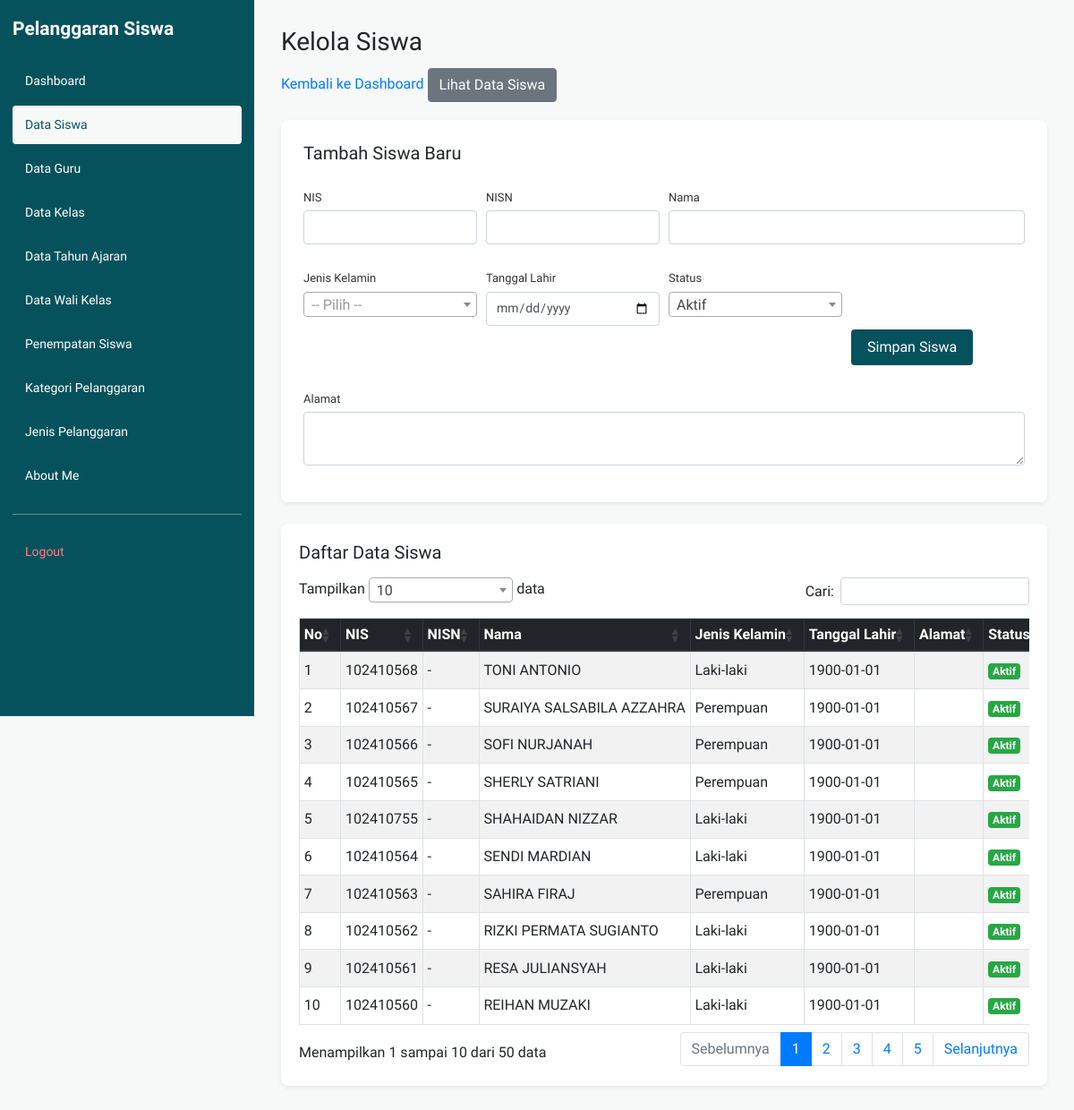
The page /kelola_siswa.php (signed in) on the database its author committed.
### tables this page shows
CREATE TABLE `t_siswa` (
  `id` int(11) NOT NULL AUTO_INCREMENT,
  `nis` varchar(20) DEFAULT NULL,
  `nisn` varchar(20) DEFAULT NULL,
  `nama` varchar(150) DEFAULT NULL,
  `jenis_kelamin` varchar(4) NOT NULL,
  `tanggal_lahir` date NOT NULL,
  `alamat` text NOT NULL,
  `status_aktif` tinyint(1) NOT NULL,
  `created_at` timestamp NOT NULL DEFAULT current_timestamp(),
  `updated_at` timestamp NOT NULL DEFAULT current_timestamp(),
  PRIMARY KEY (`id`),
  UNIQUE KEY `uq_t_siswa_nisn` (`nisn`),
  UNIQUE KEY `uq_t_siswa_nis` (`nis`)
);

### kelola_siswa.php (the view, shortened to what this page needs)
<?php
require_once __DIR__ . '/config/koneksi.php';
$sql = "SELECT * FROM t_siswa ORDER BY id DESC";
$hasil = mysqli_query($koneksi, $sql);
function h($nilai) {
    return htmlspecialchars(
        (string)($nilai ?? '-'),
        ENT_QUOTES,
        'UTF-8'
    );
}
?>
<!DOCTYPE html>
<html lang="id">
<head>
    <link rel="stylesheet"
          href="https://cdn.jsdelivr.net/npm/bootstrap@4.1.3/dist/css/bootstrap.min.css">
    <link rel="stylesheet"
          href="https://cdn.datatables.net/1.13.8/css/dataTables.bootstrap4.min.css">
    <link rel="stylesheet" href="layout/layout.css">
</head>
<body>
<?php require_once __DIR__ . '/layout/sidebar.php'; ?>
<main class="app-main">
    <div class="page-header">
        <h1>Kelola Siswa</h1>
        <a href="dashboard.php">Kembali ke Dashboard</a>
        <a href="data_siswa.php" class="btn btn-secondary">
            Lihat Data Siswa
        </a>
    </div>
    <div class="form-card form-card-full shadow-sm mb-4">
        <h5 class="mb-3">Tambah Siswa Baru</h5>
        <form action="proses_tambah_siswa.php" method="POST">
            <div class="form-row">
                <div class="form-group col-md-3">
                    <label>NIS</label>
                    <input type="text" name="nis" class="form-control"
                           maxlength="10" inputmode="numeric">
                </div>
                <div class="form-group col-md-3">
                    <label>NISN</label>
                    <input type="text" name="nisn" class="form-control"
                           maxlength="10" inputmode="numeric" required>
                </div>
                <div class="form-group col-md-6">
                    <label>Nama</label>
                    <input type="text" name="nama" class="form-control" required>
                </div>
            </div>
            <div class="form-row">
                <div class="form-group col-md-3">
                    <label>Jenis Kelamin</label>
                </div>
                <div class="form-group col-md-3">
                    <label>Tanggal Lahir</label>
                    <input type="date" name="tanggal_lahir" class="form-control" required>
                </div>
                <div class="form-group col-md-3">
                    <label>Status</label>
                </div>
                <div class="form-group col-md-3">
                    <label>&nbsp;</label><br>
                    <button type="submit" name="simpan" class="btn btn-primary">
                        Simpan Siswa
                    </button>
                </div>
            </div>
            <div class="form-group">
                <label>Alamat</label>
                <textarea name="alamat" rows="2" class="form-control" required></textarea>
            </div>
        </form>
    </div>
    <div class="table-card shadow-sm">
        <h5 class="mb-3">Daftar Data Siswa</h5>
        <div class="table-responsive">
            <table id="tabelSiswa"
                   class="table table-striped table-bordered table-hover table-sm">
                <thead class="thead-dark">
                    <tr>
                        <th>No</th>
                        <th>NIS</th>
                        <th>NISN</th>
                        <th>Nama</th>
                        <th>Jenis Kelamin</th>
                        <th>Tanggal Lahir</th>
                        <th>Alamat</th>
                        <th>Status</th>
                    </tr>
                </thead>
                <tbody>
                <?php
                $no = 1;
                while ($siswa = mysqli_fetch_assoc($hasil)) {
                ?>
                    <tr>
                        <td><?= $no++; ?></td>
                        <td><?= h($siswa['nis'] ?? '-'); ?></td>
                        <td><?= h($siswa['nisn'] ?? '-'); ?></td>
                        <td><?= h($siswa['nama'] ?? '-'); ?></td>
                        <td>
                            <?php
                            $jk = $siswa['jenis_kelamin'] ?? '';
                            if ($jk === 'L') {
                                echo 'Laki-laki';
                            } elseif ($jk === 'P') {
                                echo 'Perempuan';
                            } else {
                                echo '-';
                            }
                            ?>
                        </td>
                        <td><?= h($siswa['tanggal_lahir'] ?? '-'); ?></td>
                        <td><?= h($siswa['alamat'] ?? '-'); ?></td>
                        <td>
                            <?php if ((int)($siswa['status_aktif'] ?? 0) === 1) { ?>
                                <span class="badge badge-success">Aktif</span>
                            <?php } else { ?>
                                <span class="badge badge-secondary">Tidak Aktif</span>
                            <?php } ?>
                        </td>
                    </tr>
                <?php } ?>
                </tbody>
            </table>
        </div>
    </div>
</main>
</body>
</html>

### layout/layout.css (style rules this page uses)
* { box-sizing: border-box; }
html, body { margin: 0; padding: 0; min-height: 100vh; font-family: Arial, sans-serif; background: #f5f7f9; }
.app-main { display: block; width: auto; min-width: 0; min-height: 100vh; margin-left: 284px; padding: 30px; }
.app-main h1, .app-main h2 { margin-top: 0; }
.app-main .table-responsive { width: 100%; }
.page-header { margin-bottom: 20px; }
.page-header h1 { font-size: 28px; margin-bottom: 12px; }
.table-card { background: #ffffff; border-radius: 8px; padding: 20px; width: 100%; }
.form-card { background: #ffffff; border-radius: 8px; padding: 25px; max-width: 720px; }
.form-card-full { max-width: 100%; }
.form-card label { display: block; font-size: 13px; margin: 12px 0 5px; color: #333; }
.form-card input[type="text"], .form-card input[type="email"], .form-card input[type="password"], .form-card input[type="date"], .form-card input[type="number"], .form-card select, .form-card textarea { width: 100%; padding: 8px 10px; border: 1px solid #ced4da; border-radius: 4px; font-size: 14px; box-sizing: border-box; }
.form-card textarea { resize: vertical; }
.form-card button { margin-top: 18px; padding: 8px 18px; border: none; border-radius: 4px; cursor: pointer; }

### layout/tema.css (style rules this page uses)
:root { --t-bg: #f7f9f8; --t-surface: #ebf0ee; --t-ink: #06525c; --t-muted: #2f737d; --t-surface-inv: #205d66; --t-ink-inv: #f7f9f8; }
html, body { background: #f7f9f8; }
body { font-family: 'Host Grotesk', Arial, sans-serif; --bs-link-color: #06525c; --bs-link-hover-color: #0b6b76; }
.app-main { background: #f7f9f8; }
.btn-primary { background-color: #06525c; border-color: #06525c; --bs-btn-bg: #06525c; --bs-btn-border-color: #06525c; --bs-btn-hover-bg: #0b6b76; --bs-btn-hover-border-color: #0b6b76; --bs-btn-active-bg: #205d66; --bs-btn-active-border-color: #205d66; --bs-btn-disabled-bg: #06525c; --bs-btn-disabled-border-color: #06525c; --bs-btn-focus-shadow-rgb: 6, 82, 92; }

### kelola_siswa.php (style rules this page uses)
#tabelSiswa { width: 100% !important; white-space: nowrap; }
#tabelSiswa th, #tabelSiswa td { vertical-align: middle; }
.table-card { width: 100%; }
.table-responsive { width: 100%; overflow-x: auto; }

### rows shown on the page
t_siswa: nis "102410568", nisn "-", nama "TONI ANTONIO", jenis_kelamin "Laki-laki", tanggal_lahir "1900-01-01", status_aktif "Aktif"
t_siswa: nis "102410567", nisn "-", nama "SURAIYA SALSABILA AZZAHRA", jenis_kelamin "Perempuan", tanggal_lahir "1900-01-01", status_aktif "Aktif"
t_siswa: nis "102410566", nisn "-", nama "SOFI NURJANAH", jenis_kelamin "Perempuan", tanggal_lahir "1900-01-01", status_aktif "Aktif"
t_siswa: nis "102410565", nisn "-", nama "SHERLY SATRIANI", jenis_kelamin "Perempuan", tanggal_lahir "1900-01-01", status_aktif "Aktif"
t_siswa: nis "102410755", nisn "-", nama "SHAHAIDAN NIZZAR", jenis_kelamin "Laki-laki", tanggal_lahir "1900-01-01", status_aktif "Aktif"
t_siswa: nis "102410564", nisn "-", nama "SENDI MARDIAN", jenis_kelamin "Laki-laki", tanggal_lahir "1900-01-01", status_aktif "Aktif"
t_siswa: nis "102410563", nisn "-", nama "SAHIRA FIRAJ", jenis_kelamin "Perempuan", tanggal_lahir "1900-01-01", status_aktif "Aktif"
t_siswa: nis "102410562", nisn "-", nama "RIZKI PERMATA SUGIANTO", jenis_kelamin "Laki-laki", tanggal_lahir "1900-01-01", status_aktif "Aktif"
t_siswa: nis "102410561", nisn "-", nama "RESA JULIANSYAH", jenis_kelamin "Laki-laki", tanggal_lahir "1900-01-01", status_aktif "Aktif"
t_siswa: nis "102410560", nisn "-", nama "REIHAN MUZAKI", jenis_kelamin "Laki-laki", tanggal_lahir "1900-01-01", status_aktif "Aktif"

### other values the page prints
$label "Dashboard"
$label "Data Siswa"
$label "Data Guru"
$label "Data Kelas"
$label "Data Tahun Ajaran"
$label "Data Wali Kelas"
$label "Penempatan Siswa"
$label "Kategori Pelanggaran"
$label "Jenis Pelanggaran"
$label "About Me"
